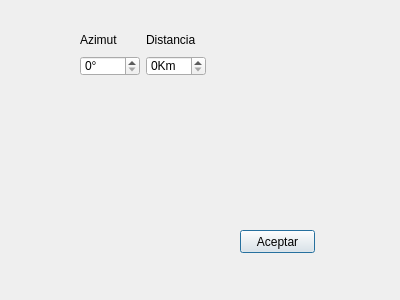
<?xml version="1.0" encoding="UTF-8"?>
<ui version="4.0">
 <class>dlgObjetivoP</class>
 <widget class="QDialog" name="dlgObjetivoP">
  <property name="geometry">
   <rect>
    <x>0</x>
    <y>0</y>
    <width>400</width>
    <height>300</height>
   </rect>
  </property>
  <property name="windowTitle">
   <string>Dialog</string>
  </property>
  <widget class="QPushButton" name="pB_Aceptar">
   <property name="geometry">
    <rect>
     <x>240</x>
     <y>230</y>
     <width>75</width>
     <height>23</height>
    </rect>
   </property>
   <property name="text">
    <string>Aceptar</string>
   </property>
  </widget>
  <widget class="QWidget" name="">
   <property name="geometry">
    <rect>
     <x>80</x>
     <y>30</y>
     <width>128</width>
     <height>48</height>
    </rect>
   </property>
   <layout class="QGridLayout" name="gridLayout">
    <item row="0" column="0">
     <widget class="QLabel" name="label">
      <property name="minimumSize">
       <size>
        <width>60</width>
        <height>20</height>
       </size>
      </property>
      <property name="maximumSize">
       <size>
        <width>60</width>
        <height>20</height>
       </size>
      </property>
      <property name="text">
       <string>Azimut</string>
      </property>
     </widget>
    </item>
    <item row="0" column="1">
     <widget class="QLabel" name="label_2">
      <property name="minimumSize">
       <size>
        <width>60</width>
        <height>20</height>
       </size>
      </property>
      <property name="maximumSize">
       <size>
        <width>60</width>
        <height>20</height>
       </size>
      </property>
      <property name="text">
       <string>Distancia</string>
      </property>
     </widget>
    </item>
    <item row="1" column="0">
     <widget class="QSpinBox" name="sB_Azimut">
      <property name="minimumSize">
       <size>
        <width>60</width>
        <height>20</height>
       </size>
      </property>
      <property name="maximumSize">
       <size>
        <width>60</width>
        <height>20</height>
       </size>
      </property>
      <property name="suffix">
       <string>°</string>
      </property>
      <property name="maximum">
       <number>359</number>
      </property>
     </widget>
    </item>
    <item row="1" column="1">
     <widget class="QSpinBox" name="sB_Distancia">
      <property name="minimumSize">
       <size>
        <width>60</width>
        <height>20</height>
       </size>
      </property>
      <property name="maximumSize">
       <size>
        <width>60</width>
        <height>20</height>
       </size>
      </property>
      <property name="suffix">
       <string>Km</string>
      </property>
      <property name="maximum">
       <number>300</number>
      </property>
     </widget>
    </item>
   </layout>
  </widget>
 </widget>
 <resources/>
 <connections/>
</ui>
